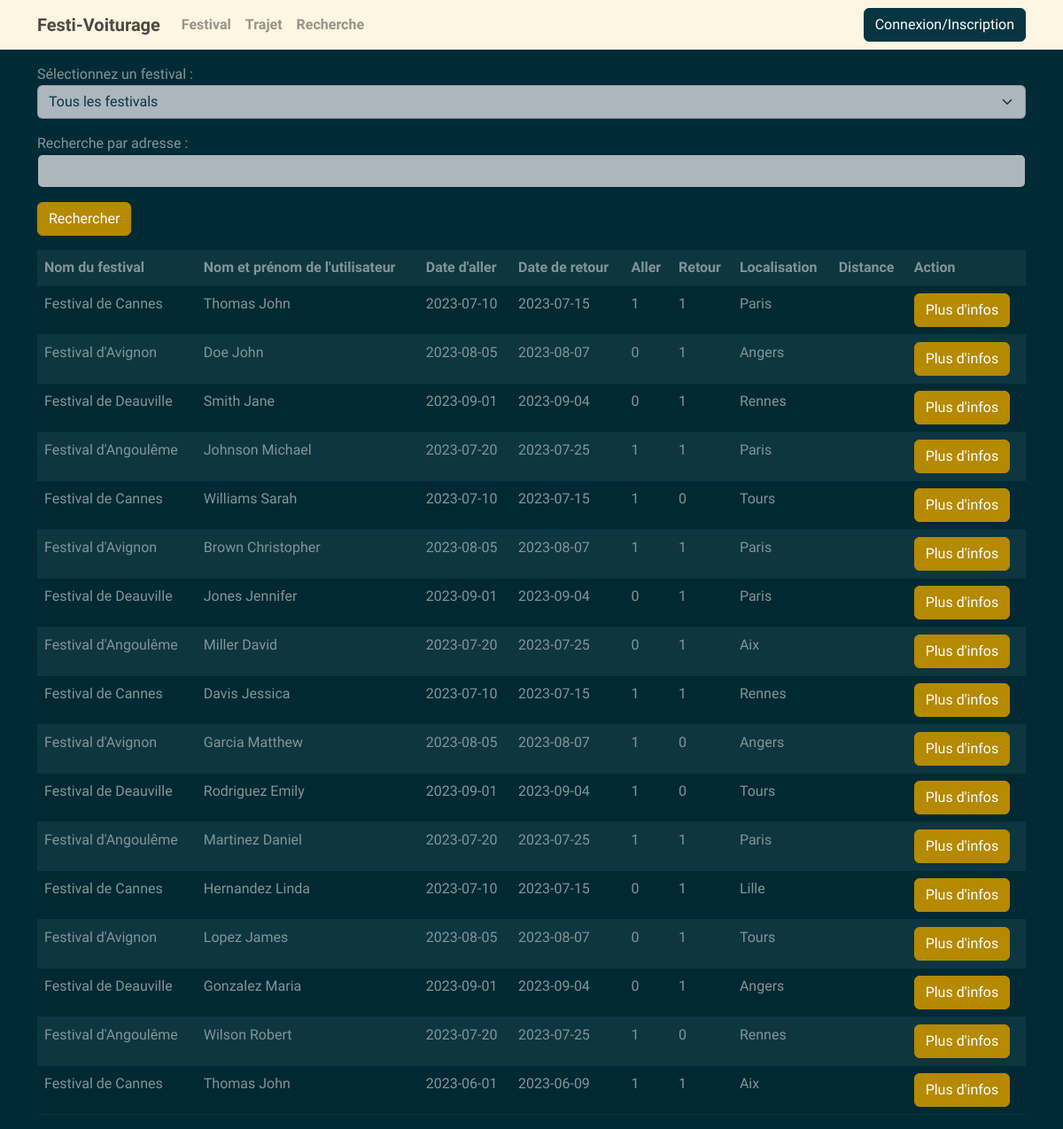
The app's page /Vue/Recherche.php with its own data.
### tables this page shows
CREATE TABLE "Presence" (
	"id"	INTEGER,
	"user_id"	INT NOT NULL,
	"festival_id"	INT NOT NULL,
	"date_aller"	DATE,
	"date_retour"	DATE,
	"aller"	BOOLEAN NOT NULL,
	"retour"	BOOLEAN NOT NULL,
	"localisation"	TEXT NOT NULL,
	PRIMARY KEY("id" AUTOINCREMENT),
	FOREIGN KEY("user_id") REFERENCES "Festivalier"("user_id") ON DELETE CASCADE,
	FOREIGN KEY("festival_id") REFERENCES "Festival"("festival_id") ON DELETE CASCADE
);

CREATE TABLE "Festival" (
	"festival_id"	INTEGER,
	"nom"	VARCHAR(255) NOT NULL,
	"date_debut"	DATE NOT NULL,
	"date_fin"	DATE NOT NULL,
	"localisation"	VARCHAR(255) NOT NULL,
	"photo"	VARCHAR(255) NOT NULL,
	PRIMARY KEY("festival_id" AUTOINCREMENT)
);

CREATE TABLE "Festivalier" (
	"user_id"	INTEGER,
	"nom"	VARCHAR(255) NOT NULL,
	"prenom"	VARCHAR(255) NOT NULL,
	"email"	VARCHAR(255) NOT NULL,
	"mot_de_passe"	VARCHAR(255) NOT NULL,
	PRIMARY KEY("user_id" AUTOINCREMENT)
);

### DAO/PresenceDAO.php (called while the page is built, shortened)
<?php
require_once("../Model/Presence.php");
class PresenceDAO {
    private $db;
    public function __construct($db) {
        $this->db = $db;
    }
    public function getAll(){
        $query="SELECT * FROM Presence";
        $stmt=$this->db->prepare($query);
        $stmt->execute();
        $presences = array();
        while ($row = $stmt->fetch(PDO::FETCH_ASSOC)) {
            $presence = new Presence();
            $presence->setId($row['id']);
            $presence->setUserId($row['user_id']);
            $presence->setFestivalId($row['festival_id']);
            $presence->setDateAller($row['date_aller']);
            $presence->setDateRetour($row['date_retour']);
            $presence->setAller($row['aller']);
            $presence->setRetour($row['retour']);
            $presence->setLocalisation($row['localisation']);
            $presences[] = $presence;
        }
        return $presences;
    }
}
?>

### Model/Presence.php (called while the page is built)
<?php
class Presence {
    private $id;
    private $user_id;
    private $festival_id;
    private $date_aller;
    private $date_retour;
    private $aller;
    private $retour;
    private $localisation;
    public function __construct($user_id = null, $festival_id = null, $date_aller = null, $date_retour = null, $aller = null, $retour = null,$loc=null) {
        $this->user_id = $user_id;
        $this->festival_id = $festival_id;
        $this->date_aller = $date_aller;
        $this->date_retour = $date_retour;
        $this->aller = $aller;
        $this->retour = $retour;
        $this->localisation=$loc;
    }
    public function getId() {
        return $this->id;
    }
    public function setId($id) {
        $this->id = $id;
    }
    public function getUserId() {
        return $this->user_id;
    }
    public function setUserId($user_id) {
        $this->user_id = $user_id;
    }
    public function getFestivalId() {
        return $this->festival_id;
    }
    public function setFestivalId($festival_id) {
        $this->festival_id = $festival_id;
    }
    public function getDateAller() {
        return $this->date_aller;
    }
    public function setDateAller($date_aller) {
        $this->date_aller = $date_aller;
    }
    public function getDateRetour() {
        return $this->date_retour;
    }
    public function setDateRetour($date_retour) {
        $this->date_retour = $date_retour;
    }
    public function getAller() {
        return $this->aller;
    }
    public function setAller($aller) {
        $this->aller = $aller;
    }
    public function getRetour() {
        return $this->retour;
    }
    public function setRetour($retour) {
        $this->retour = $retour;
    }
    public function getLocalisation() {
        return $this->localisation;
    }
    public function setLocalisation($localisation) {
        $this->localisation = $localisation;
    }
}
?>

### DAO/FestivalDAO.php (called while the page is built, shortened)
<?php
require_once("../Model/Festival.php");
class FestivalDAO {
    protected $connect;
    public function __construct(PDO $connect) {
        $this->connect = $connect;
    }
    public function getById($festival_id) {
        $query = "SELECT * FROM Festival WHERE festival_id = :festival_id";
        $stmt = $this->connect->prepare($query);
        $stmt->bindValue(':festival_id', $festival_id);
        $stmt->execute();
        $result = $stmt->fetch(PDO::FETCH_ASSOC);
        if ($result) {
            return new Festival(
                $result['nom'],
                $result['date_debut'],
                $result['date_fin'],
                $result['localisation'],
                $result['photo']
            );
        } else {
            return null;
        }
    }
}
?>

### Model/Festival.php (called while the page is built, shortened)
<?php
class Festival {
    private $nom;
    public function __construct($nom = null, $date_debut = null, $date_fin =null, $localisation = null, $photo = null) {
        $this->nom = $nom;
    }
    public function getNom() {
        return $this->nom;
    }
}
?>

### DAO/FestivalierDAO.php (called while the page is built, shortened)
<?php
require_once("../Model/Festivalier.php");
class FestivalierDAO {
    protected $connect;
    public function __construct($db) {
        $this->connect = $db;
    }
    public function getById($user_id) {
        $query = "SELECT * FROM Festivalier WHERE user_id = :user_id";
        $stmt = $this->connect->prepare($query);
        $stmt->bindValue(':user_id', $user_id);
        $stmt->execute();
        $result = $stmt->fetch(PDO::FETCH_ASSOC);
        if ($result) {
            return new Festivalier(
                $result['user_id'],
                $result['prenom'],
                $result['nom'],
                $result['email'],
                $result['mot_de_passe']
            );
        } else {
            return null;
        }
    }
}
?>

### Model/Festivalier.php (called while the page is built, shortened)
<?php
class Festivalier {
    private $Prenom;
    private $Nom;
    public function __construct($ID = null, $Prenom = null, $Nom = null, $Email = null, $Pwd = null) {
        $this->Prenom = $Prenom;
        $this->Nom = $Nom;
    }
    public function getPrenom() {
        return $this->Prenom;
    }
    public function getNom() {
        return $this->Nom;
    }
}
?>

### Vue/Recherche.php (the view, shortened to what this page needs)
<?php include "Template/headerUser.php"; ?>
<!DOCTYPE html>
<html>
<head>
</head>
<body>
<div class="container">
    <div class="my-3">
        <?php
        require_once("../DAO/FestivalierDAO.php");
        require_once("../DAO/FestivalDAO.php");
        require_once("../DAO/PresenceDAO.php");
        require_once("../Model/Presence.php");
        $dbFile = '../DB/Donne.db';
        $pdo = new PDO('sqlite:' . $dbFile);
        $PresenceDAO = new PresenceDAO($pdo);
        $Presences = $PresenceDAO->getAll();
        $festivalierDAO = new FestivalierDAO($pdo);
        $festivalDAO = new FestivalDAO($pdo);
        echo '<label for="festival">Sélectionnez un festival :</label>';
        echo '<select id="festival" name="festival" onchange="filterPresences()" class="form-select">';
        echo '<option value="0">Tous les festivals</option>';
        echo '</select>';
        echo '<form id="search-form" class="mt-3">';
        echo '<div class="mb-3">';
        echo '<label for="adresse">Recherche par adresse :</label>';
        echo '<input type="text" id="adresse" name="adresse" class="form-control">';
        echo '</div>';
        echo '<button type="submit" class="btn btn-primary">Rechercher</button>';
        echo '</form>';
        ?>
    </div>
    <div class="table-responsive">
        <table class="table table-striped table-hover">
        <thead>
            <tr>
                <th>Nom du festival</th>
                <th>Nom et prénom de l'utilisateur</th>
                <th>Date d'aller</th>
                <th>Date de retour</th>
                <th>Aller</th>
                <th>Retour</th>
                <th>Localisation</th>
                <th>Distance</th>
                <th>Action</th>
            </tr>
    </thead>
            <tbody>
            <?php
            foreach ($Presences as $Presence) {
                $festivalId = $Presence->getFestivalId();
                $festivalierId = $Presence->getUserId();
                $festival = $festivalDAO->getById($festivalId);
                $festivalier = $festivalierDAO->getById($festivalierId);
                echo '<tr class="Presence-row" data-festival-id="' . $festivalId . '" data-presence-id="'.$Presence->getId().'">';
                echo '<td>' . $festival->getNom() . '</td>';
                echo '<td>' . $festivalier->getNom() . ' ' . $festivalier->getPrenom() . '</td>';
                echo '<td>' . $Presence->getDateAller() . '</td>';
                echo '<td>' . $Presence->getDateRetour() . '</td>';
                echo '<td>' . $Presence->getAller() . '</td>';
                echo '<td>' . $Presence->getRetour() . '</td>';
                echo '<td>' . $Presence->getLocalisation() . '</td>';
                echo '<td></td>';
                echo '<td>';
                echo '<form action="InfoRecherche.php" method="post">';
                echo '<button type="submit" class="btn btn-primary">Plus d\'infos</button>';
                echo '</form>';
                echo '</td>';
                echo '</tr>';
            }
            ?>
            </tbody>
        </table>
    </div>
</div>
</body>
</html>

### records on screen
presence: festival.nom "Festival de Cannes", user.nom "Thomas", user.prenom "John", date_aller "2023-07-10", date_retour "2023-07-15", aller "1", retour "1", localisation "Paris"
presence: festival.nom "Festival d'Avignon", user.nom "Doe", user.prenom "John", date_aller "2023-08-05", date_retour "2023-08-07", aller "0", retour "1", localisation "Angers"
presence: festival.nom "Festival de Deauville", user.nom "Smith", user.prenom "Jane", date_aller "2023-09-01", date_retour "2023-09-04", aller "0", retour "1", localisation "Rennes"
presence: festival.nom "Festival d'Angoulême", user.nom "Johnson", user.prenom "Michael", date_aller "2023-07-20", date_retour "2023-07-25", aller "1", retour "1", localisation "Paris"
presence: festival.nom "Festival de Cannes", user.nom "Williams", user.prenom "Sarah", date_aller "2023-07-10", date_retour "2023-07-15", aller "1", retour "0", localisation "Tours"
presence: festival.nom "Festival d'Avignon", user.nom "Brown", user.prenom "Christopher", date_aller "2023-08-05", date_retour "2023-08-07", aller "1", retour "1", localisation "Paris"
presence: festival.nom "Festival de Deauville", user.nom "Jones", user.prenom "Jennifer", date_aller "2023-09-01", date_retour "2023-09-04", aller "0", retour "1", localisation "Paris"
presence: festival.nom "Festival d'Angoulême", user.nom "Miller", user.prenom "David", date_aller "2023-07-20", date_retour "2023-07-25", aller "0", retour "1", localisation "Aix"
presence: festival.nom "Festival de Cannes", user.nom "Davis", user.prenom "Jessica", date_aller "2023-07-10", date_retour "2023-07-15", aller "1", retour "1", localisation "Rennes"
presence: festival.nom "Festival d'Avignon", user.nom "Garcia", user.prenom "Matthew", date_aller "2023-08-05", date_retour "2023-08-07", aller "1", retour "0", localisation "Angers"
presence: festival.nom "Festival de Deauville", user.nom "Rodriguez", user.prenom "Emily", date_aller "2023-09-01", date_retour "2023-09-04", aller "1", retour "0", localisation "Tours"
presence: festival.nom "Festival d'Angoulême", user.nom "Martinez", user.prenom "Daniel", date_aller "2023-07-20", date_retour "2023-07-25", aller "1", retour "1", localisation "Paris"
presence: festival.nom "Festival de Cannes", user.nom "Hernandez", user.prenom "Linda", date_aller "2023-07-10", date_retour "2023-07-15", aller "0", retour "1", localisation "Lille"
presence: festival.nom "Festival d'Avignon", user.nom "Lopez", user.prenom "James", date_aller "2023-08-05", date_retour "2023-08-07", aller "0", retour "1", localisation "Tours"
presence: festival.nom "Festival de Deauville", user.nom "Gonzalez", user.prenom "Maria", date_aller "2023-09-01", date_retour "2023-09-04", aller "0", retour "1", localisation "Angers"
presence: festival.nom "Festival d'Angoulême", user.nom "Wilson", user.prenom "Robert", date_aller "2023-07-20", date_retour "2023-07-25", aller "1", retour "0", localisation "Rennes"
presence: festival.nom "Festival de Cannes", user.nom "Thomas", user.prenom "John", date_aller "2023-06-01", date_retour "2023-06-09", aller "1", retour "1", localisation "Aix"
